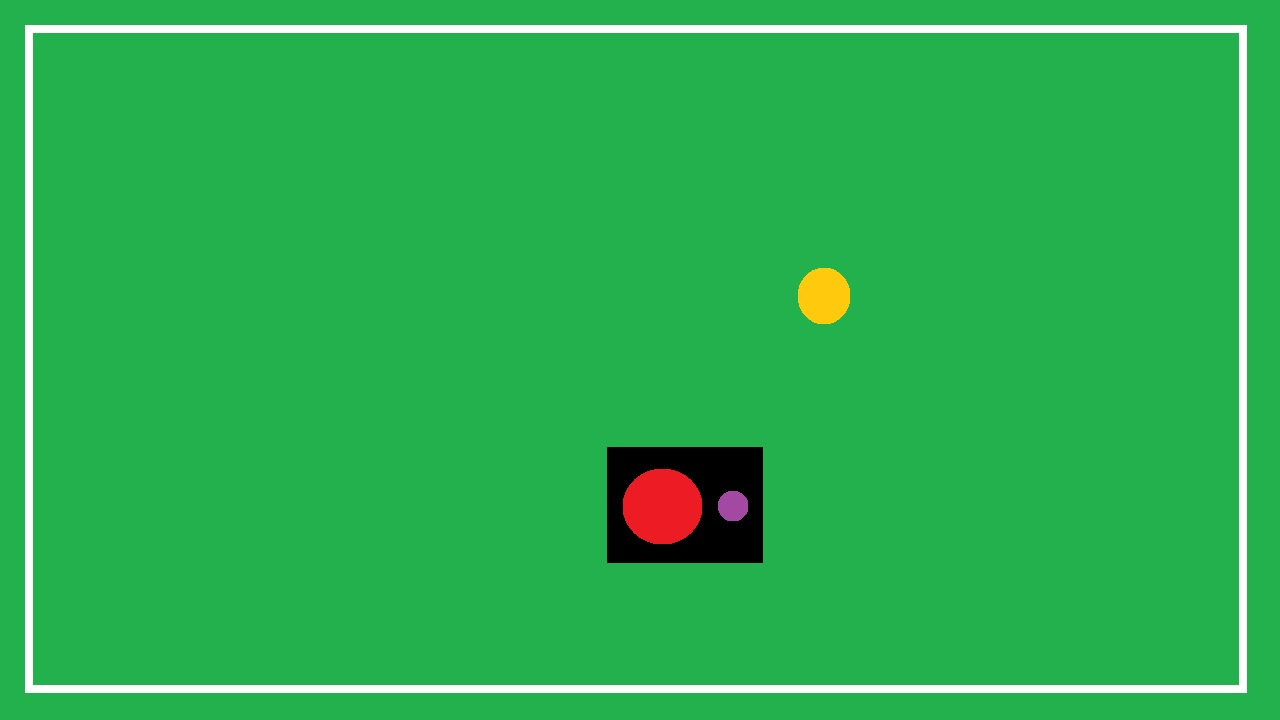
#> input picture Control/Vision/Test1.jpg, 1280 x 720 px, found by its file name
$ python main.py
#> lines starting #> are read from the running program, lines starting #| are printed output that depends on the picture; after the words box and inside, x2 and y2 are one past the last pixel; in counts of white or black regions, pixels touching at a corner belong together
import numpy as np
import cv2

img = cv2.imread('test1.jpg',0)
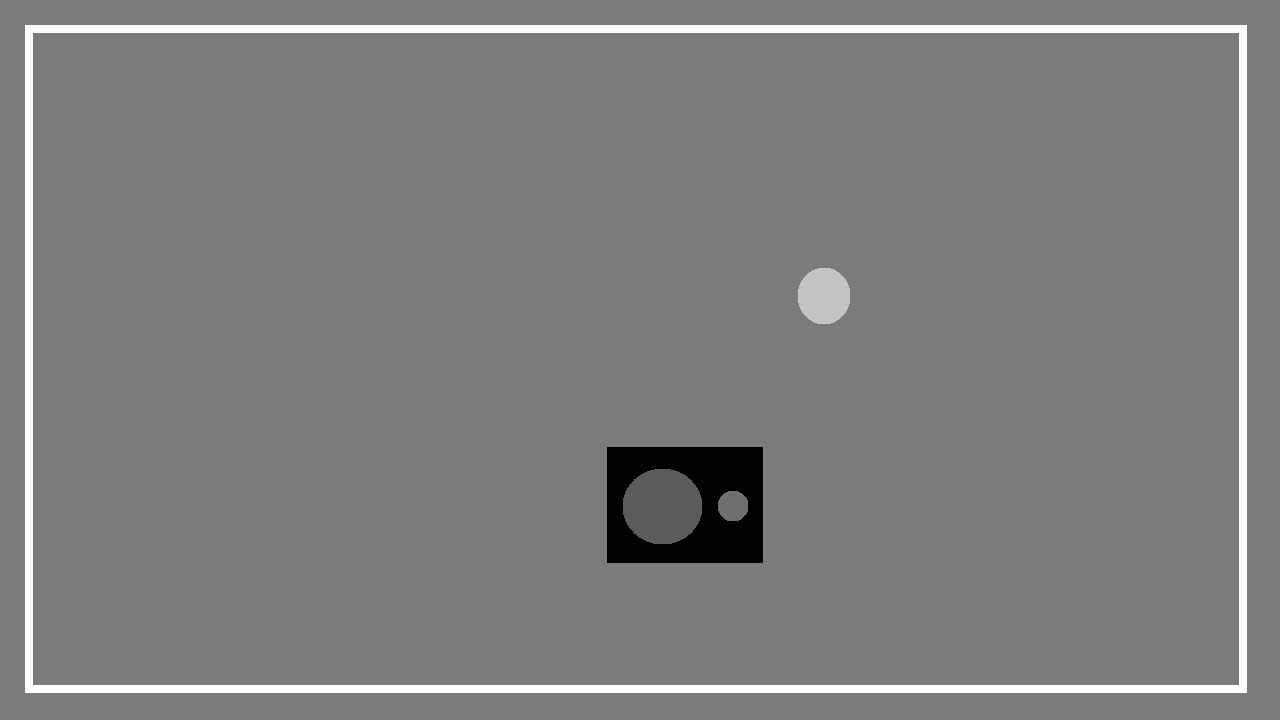
#> img: shape (720, 1280); min 0, max 255, mean 125.6

img = cv2.medianBlur(img,5)
cimg = cv2.cvtColor(img,cv2.COLOR_GRAY2BGR)

circles = cv2.HoughCircles(img,cv2.HOUGH_GRADIENT,1,20, param1=50,param2=28,minRadius=0,maxRadius=0)
#> circles = [[661.5, 506.5, 39], [823.5, 296.5, 26.8], [732.5, 504.5, 15.2]]

circles = np.uint16(np.around(circles))
#> circles = [[662, 506, 39], [824, 296, 27], [732, 504, 15]]

for i in circles[0]:
    mask = np.zeros((img.shape[0], img.shape[1], 3), np.uint8)
    cv2.circle(mask,(i[0],i[1]),i[2], (255,255,255), -1)
    cv2.imshow(str(id(i)), cv2.resize(mask, (854, 480)))
    # cv2.resizeWindow(str(id(i)), 400, 400)
    # draw the outer circle
    cv2.circle(cimg,(i[0],i[1]),i[2],(0,255,0),2)
    # draw the center of the circle
    cv2.circle(cimg,(i[0],i[1]),2,(0,0,255),3)
#> this loop made 3 passes
#> pass 1, `cv2.imshow(str(id(i)), cv2.resize(mask, (854, 480)))`:
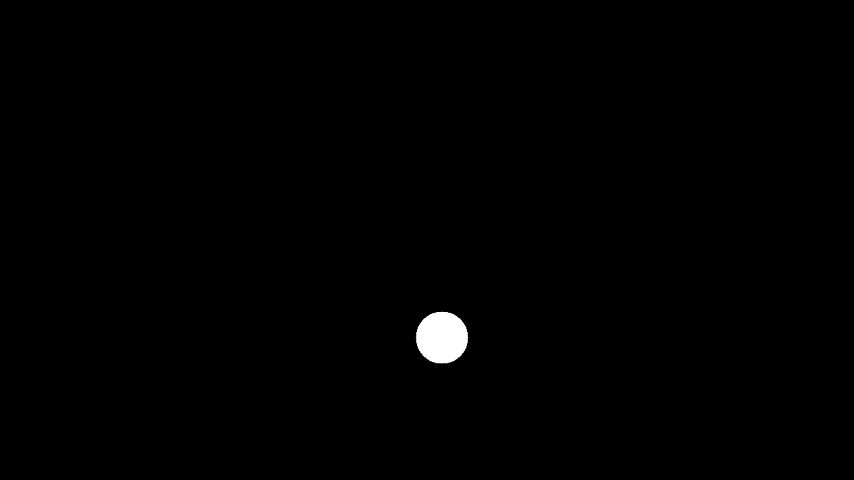
#> window '139975747346448': shape (480, 854, 3); min 0, max 255, mean 1.3
#> pass 2, `cv2.imshow(str(id(i)), cv2.resize(mask, (854, 480)))`:
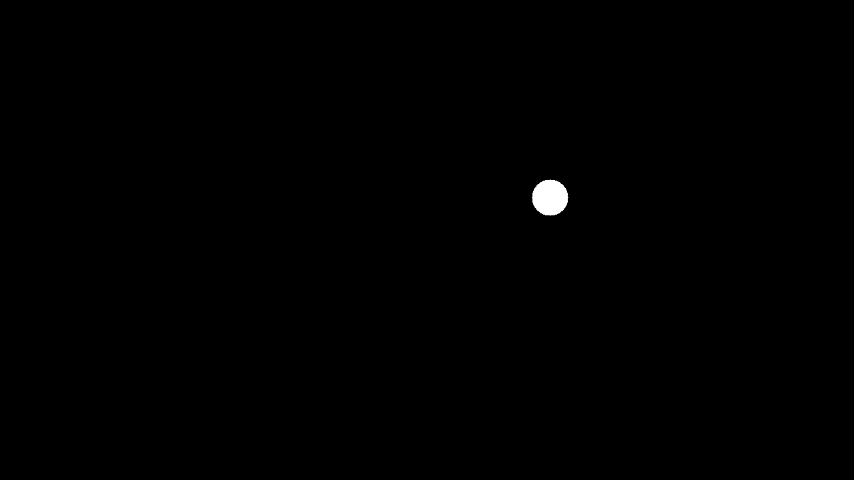
#> window '139975747349904': shape (480, 854, 3); min 0, max 255, mean 0.6
#> after the loop:
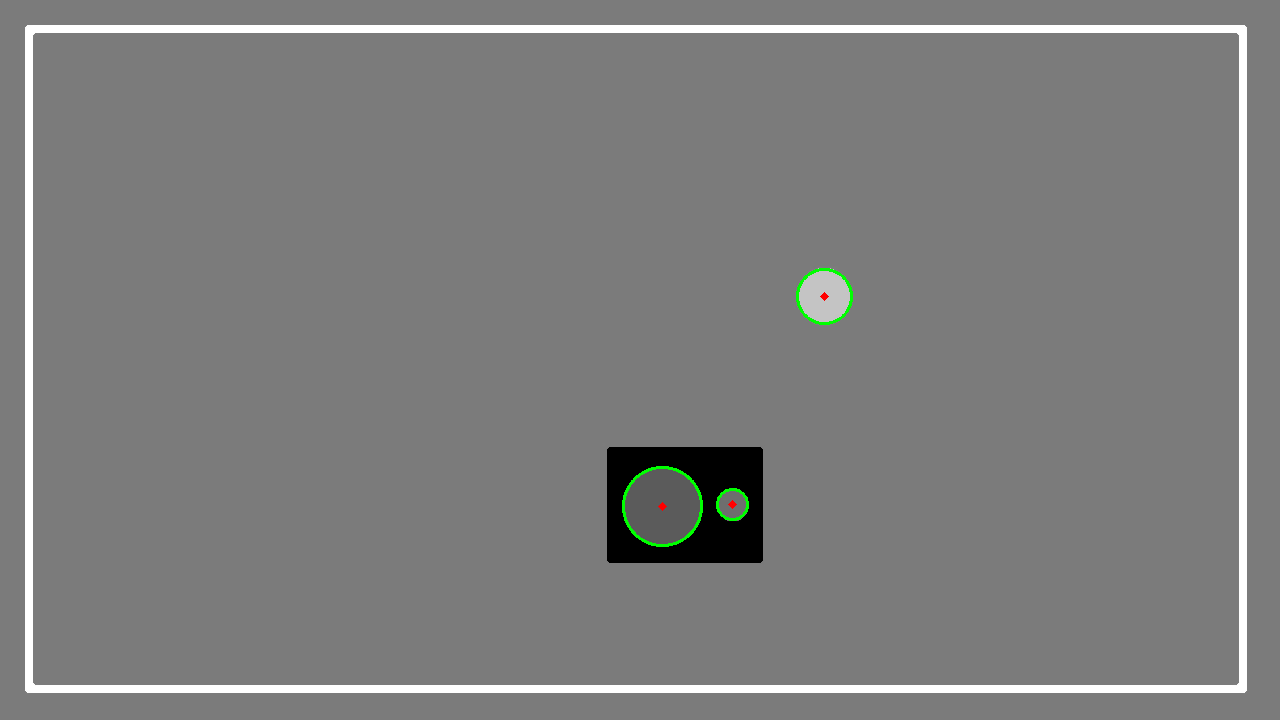
#> cimg: shape (720, 1280, 3); mean B, G, R 125.5, 125.9, 125.5
#> after the loop:
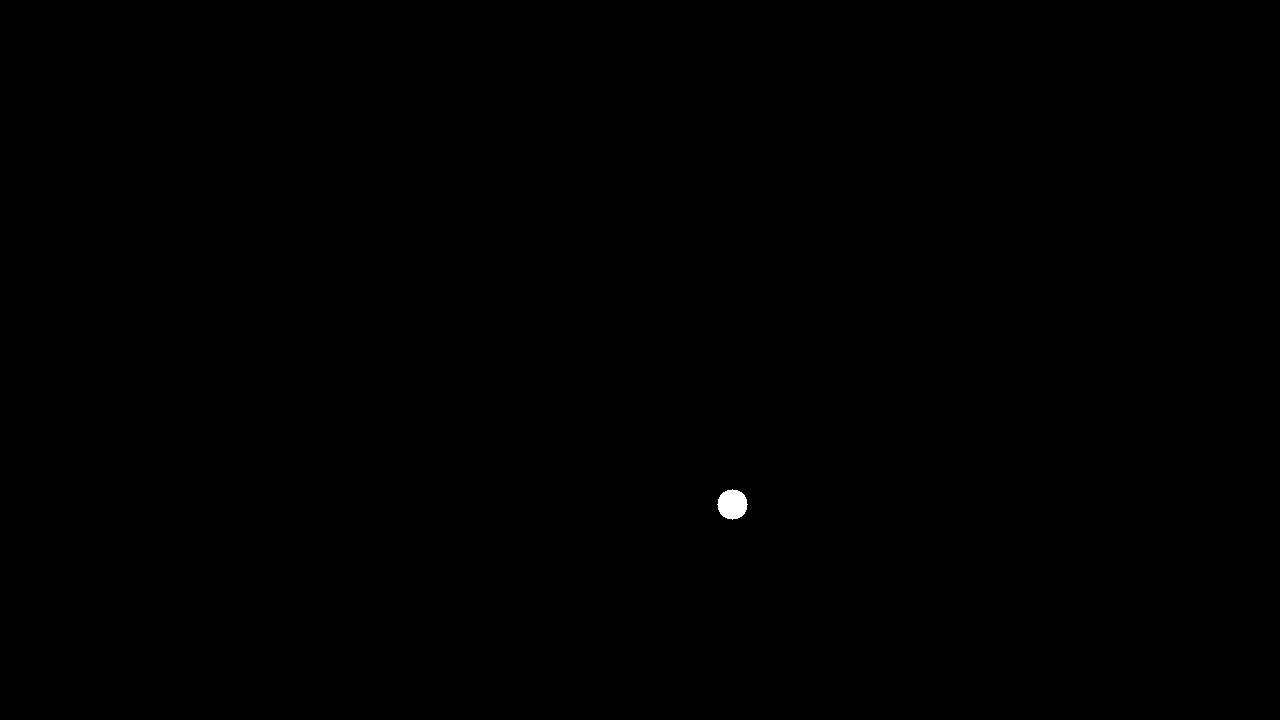
#> mask: shape (720, 1280, 3); 0.08% white; 1 white region, box (x1, y1, x2, y2) and area: (717, 489, 748, 520) 709

cv2.imshow('detected circles',cimg)
cv2.waitKey(0)
cv2.destroyAllWindows()

$ run again, with Control/Vision/Test3.jpg copied over Control/Vision/Test1.jpg
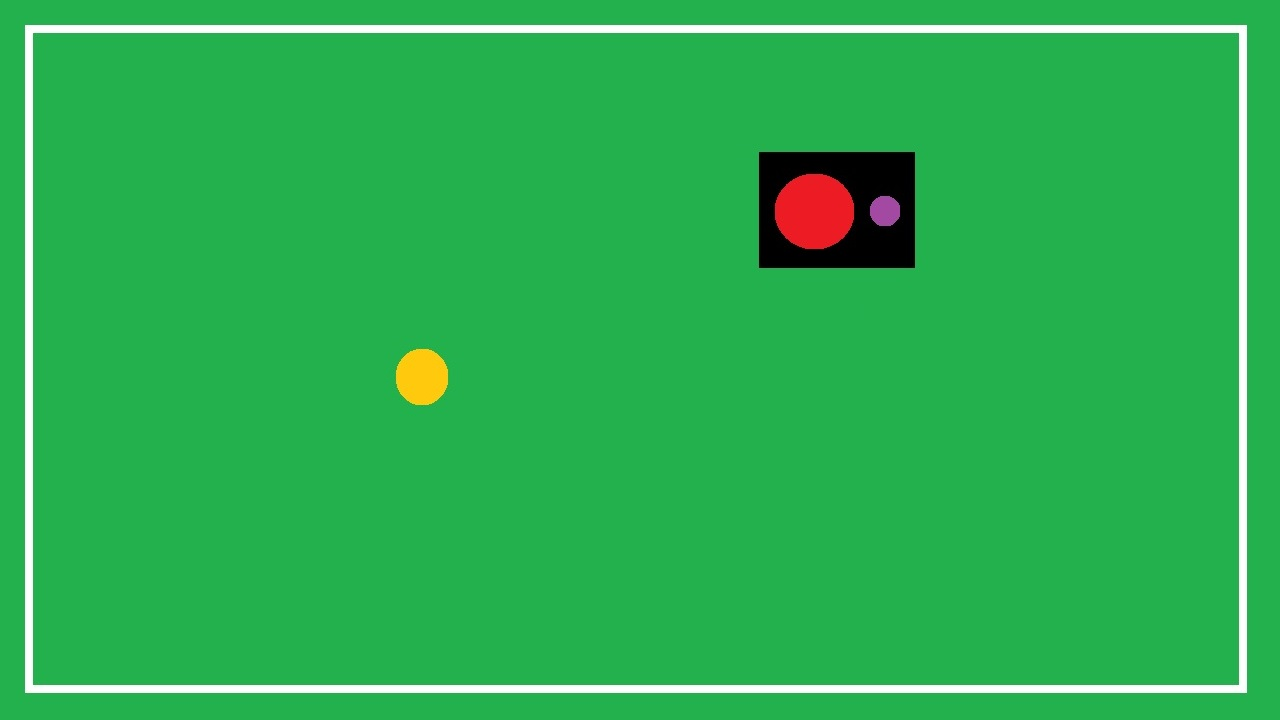
#> input picture Control/Vision/Test3.jpg, 1280 x 720 px, found by its file name
#> `circles = cv2.HoughCircles(img,cv2.HOUGH_GRADIENT,1,20, param1=50,para..`: circles = [[814.5, 212.5, 39.8], [419.5, 376.5, 28.9], [884.5, 209.5, 14.4]]
#> `circles = np.uint16(np.around(circles))`: circles = [[814, 212, 40], [420, 376, 29], [884, 210, 14]]
#> the loop `for i in circles[0]:` made 3 passes
#> pass 1, `cv2.imshow(str(id(i)), cv2.resize(mask, (854, 480)))`:
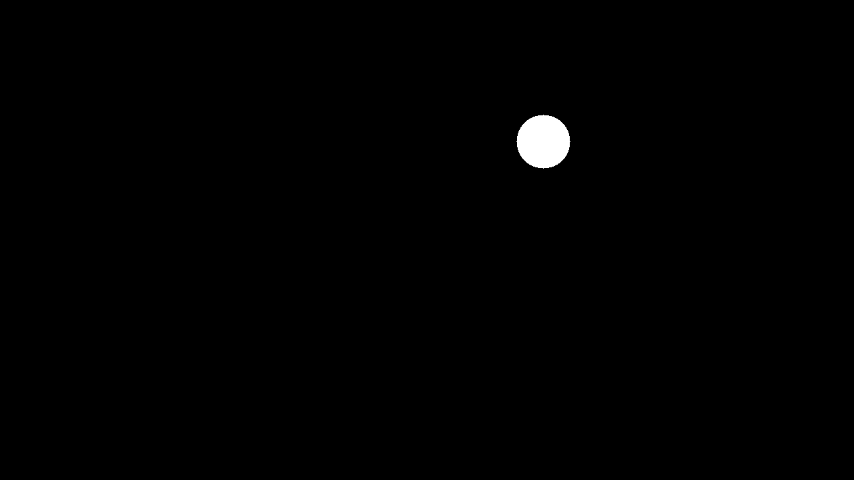
#> window '139975747379504': shape (480, 854, 3); min 0, max 255, mean 1.4
#> after the loop `for i in circles[0]:`:
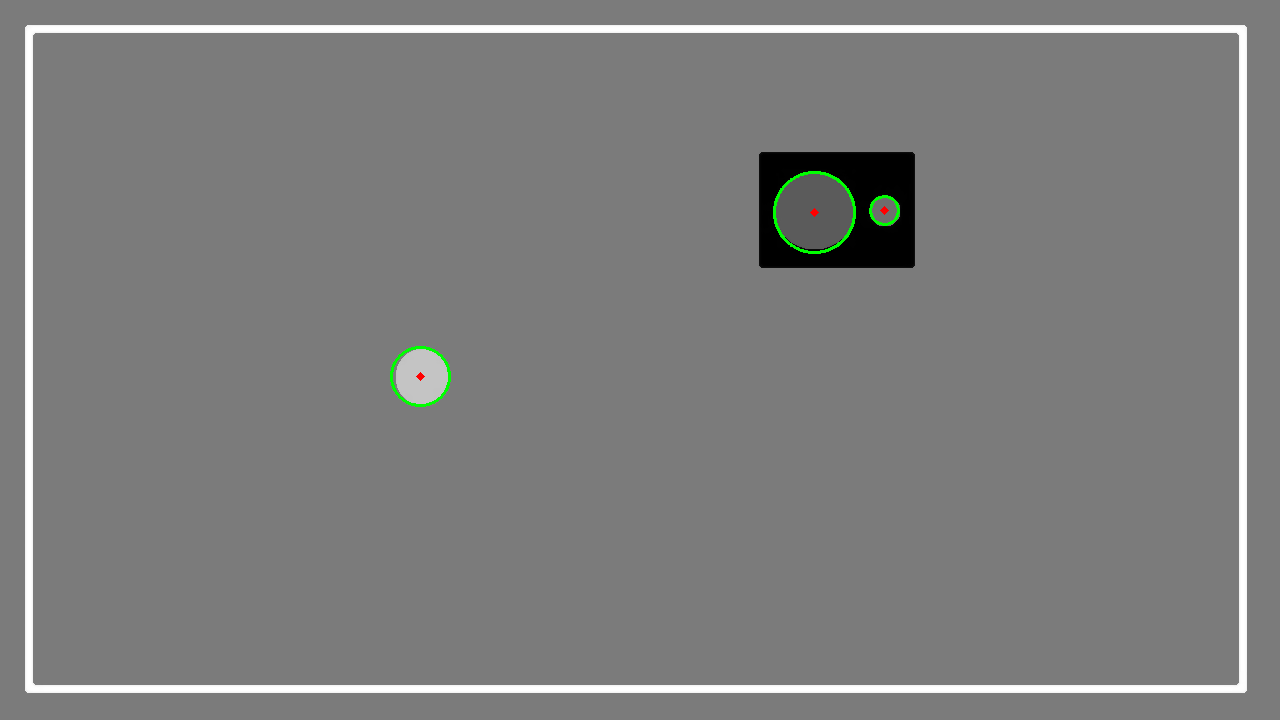
#> cimg: shape (720, 1280, 3); mean B, G, R 125.4, 125.8, 125.4

$ run again, with Control/Vision/Test4.jpg copied over Control/Vision/Test1.jpg
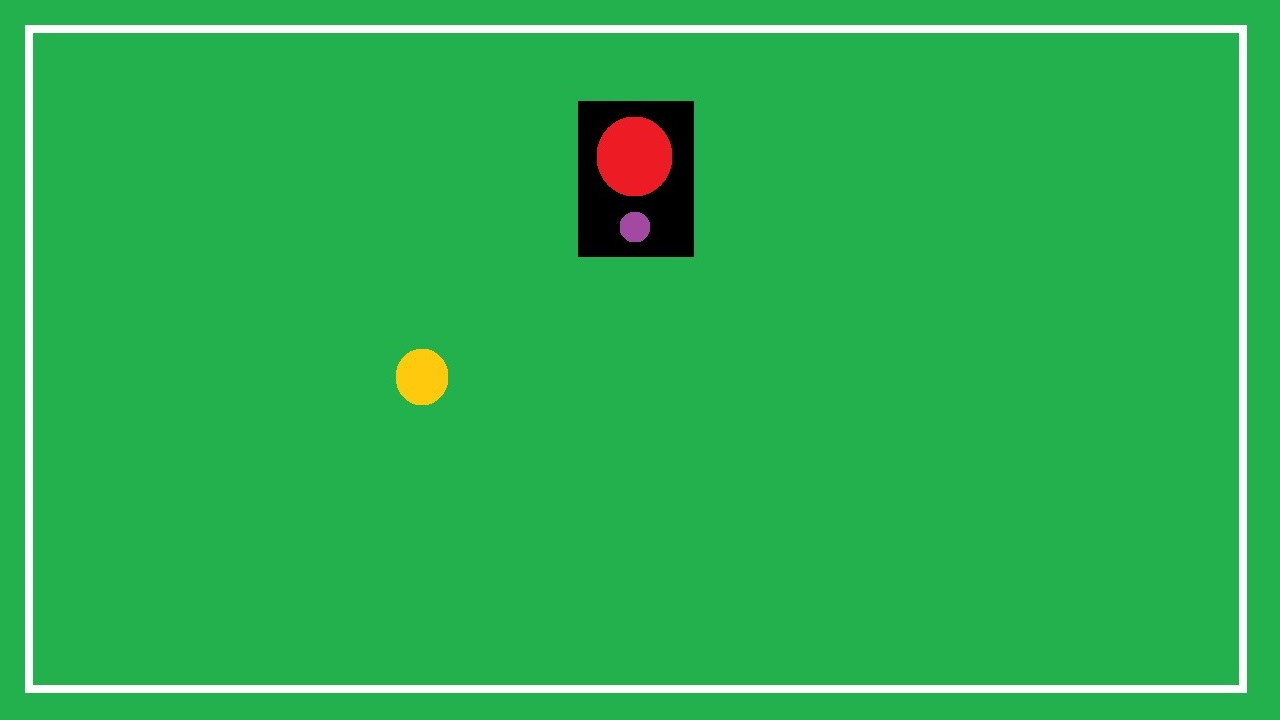
#> input picture Control/Vision/Test4.jpg, 1280 x 720 px, found by its file name
#> `circles = cv2.HoughCircles(img,cv2.HOUGH_GRADIENT,1,20, param1=50,para..`: circles = [[633.5, 155.5, 38.5], [419.5, 376.5, 28.9], [634.5, 225.5, 15.2]]
#> `circles = np.uint16(np.around(circles))`: circles = [[634, 156, 38], [420, 376, 29], [634, 226, 15]]
#> the loop `for i in circles[0]:` made 3 passes
#> pass 1, `cv2.imshow(str(id(i)), cv2.resize(mask, (854, 480)))`:
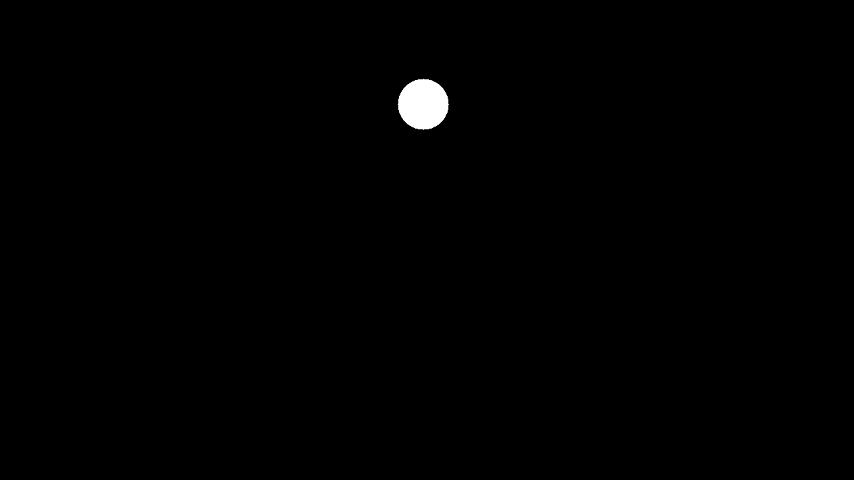
#> window '139975747379408': shape (480, 854, 3); min 0, max 255, mean 1.2
#> after the loop `for i in circles[0]:`:
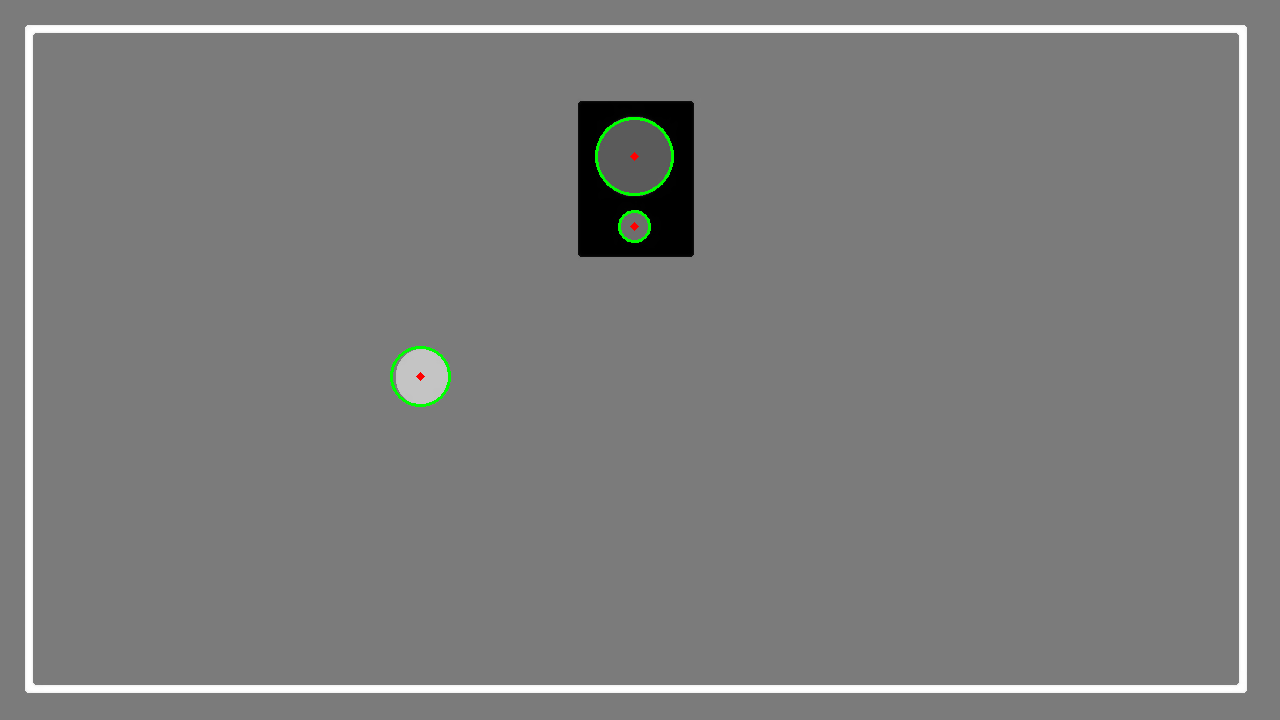
#> cimg: shape (720, 1280, 3); mean B, G, R 125.3, 125.8, 125.4
